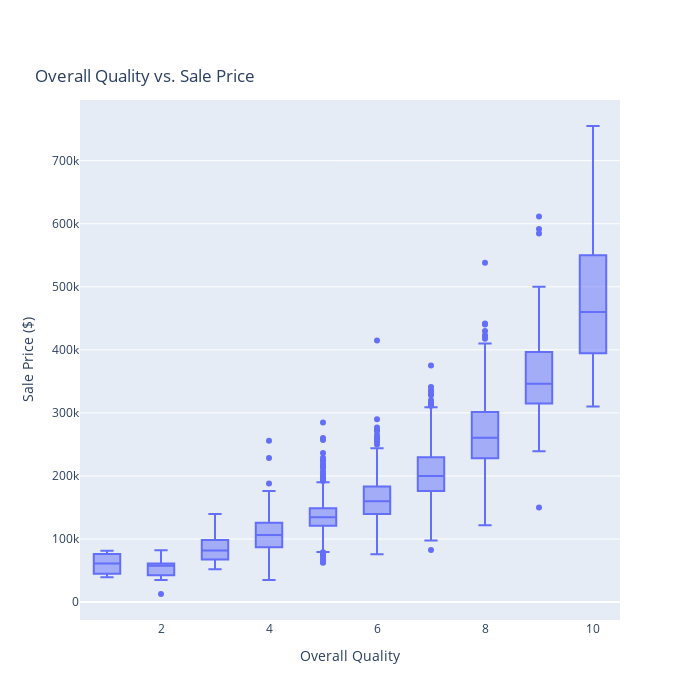

Notebook code cell kept with this figure:
### Code cell
fig = px.box(housing, x='OverallQual', y='SalePrice', 
             title='Overall Quality vs. Sale Price',
             labels={'OverallQual': 'Overall Quality', 'SalePrice': 'Sale Price ($)'})
fig.update_layout(
    title=dict(y=0.9),
    height=700,
    width=700)

fig.show()

fig.write_image("images/overall_price.png")

### Figure 1 — Plotly figure (JSON) as saved in the notebook; plotly's stock layout.template omitted (floating-point values rounded to 4 significant figures; data arrays with more than 128 entries replaced by an {"elided": "..."} marker saying what was removed)
{"data": [{"alignmentgroup": "True", "hovertemplate": "Overall Quality=%{x}<br>Sale Price ($)=%{y}<extra></extra>", "legendgroup": "", "marker": {"color": "#636efa"}, "name": "", "notched": false, "offsetgroup": "", "orientation": "v", "showlegend": false, "type": "box", "x": {"elided": "2578 int values"}, "x0": " ", "xaxis": "x", "y": {"elided": "2578 int values"}, "y0": " ", "yaxis": "y"}], "layout": {"boxmode": "group", "height": 700, "legend": {"tracegroupgap": 0}, "title": {"text": "Overall Quality vs. Sale Price", "y": 0.9}, "width": 700, "xaxis": {"anchor": "y", "domain": [0, 1], "title": {"text": "Overall Quality"}}, "yaxis": {"anchor": "x", "domain": [0, 1], "title": {"text": "Sale Price ($)"}}}}
